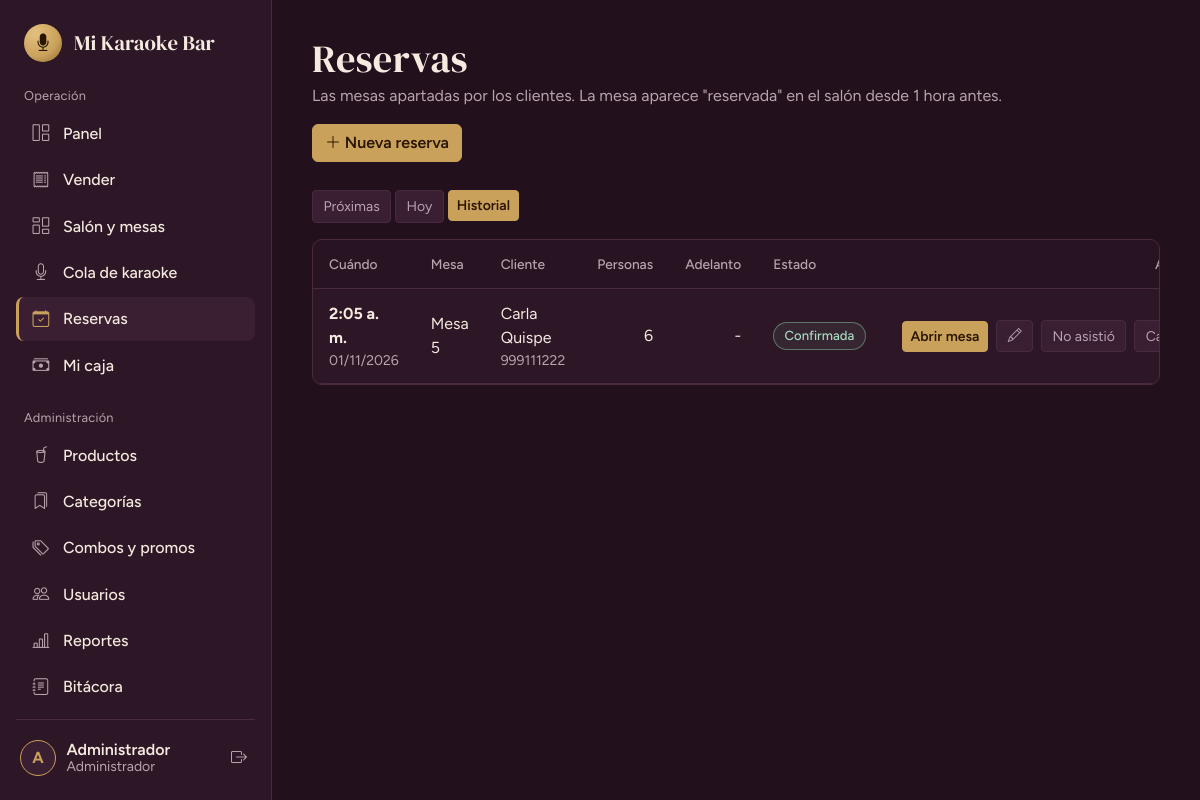
The page /reservas?ver=historial (signed in) on the database as committed earlier.
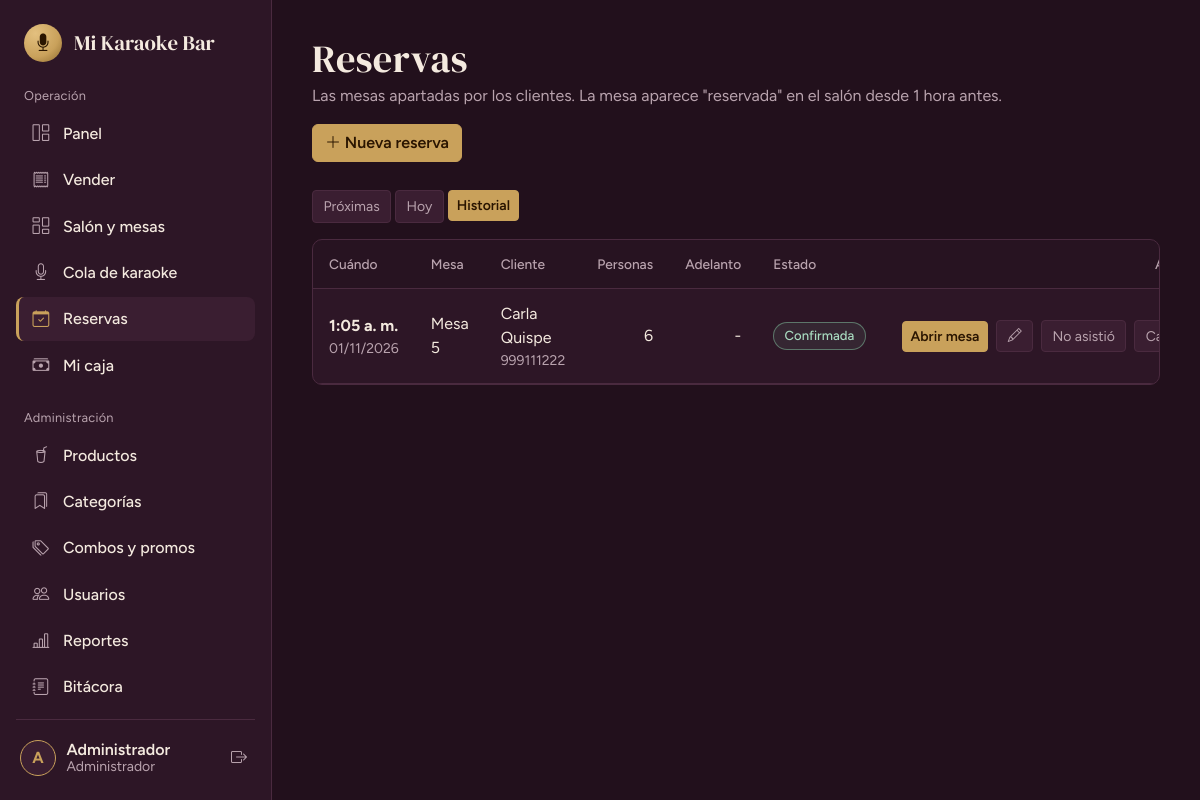
The same page on the database as committed later.
### tables this page shows
CREATE TABLE IF NOT EXISTS reservas (
  id            INT UNSIGNED PRIMARY KEY AUTO_INCREMENT,
  mesa_id       INT UNSIGNED NOT NULL,
  usuario_id    INT UNSIGNED NOT NULL,          
  cliente       VARCHAR(100) NOT NULL,
  telefono      VARCHAR(20) NULL,
  personas      TINYINT UNSIGNED NOT NULL DEFAULT 2,
  fecha_hora    DATETIME NOT NULL,
  adelanto      DECIMAL(10,2) NOT NULL DEFAULT 0,
  notas         VARCHAR(255) NULL,
  estado        ENUM('pendiente','confirmada','cumplida','cancelada','no_asistio') NOT NULL DEFAULT 'pendiente',
  created_at    TIMESTAMP NOT NULL DEFAULT CURRENT_TIMESTAMP,
  CONSTRAINT fk_res_mesa    FOREIGN KEY (mesa_id)    REFERENCES mesas(id),
  CONSTRAINT fk_res_usuario FOREIGN KEY (usuario_id) REFERENCES usuarios(id),
  INDEX idx_res_fecha (fecha_hora)
);

CREATE TABLE IF NOT EXISTS mesas (
  id         INT UNSIGNED PRIMARY KEY AUTO_INCREMENT,
  numero     VARCHAR(20) NOT NULL UNIQUE,
  capacidad  TINYINT UNSIGNED NOT NULL DEFAULT 4,
  estado     ENUM('libre','ocupada','reservada','inactiva') NOT NULL DEFAULT 'libre',
  qr_token   CHAR(32) NOT NULL UNIQUE           
);

### app/core/Controller.php (called while the page is built, shortened)
<?php
abstract class Controller
{
    protected function view(string $view, array $data = [], string $layout = 'main'): void
    {
        extract($data, EXTR_SKIP);
        require APP_PATH . "/views/$view.php";
    }
}

### app/controllers/ReservasController.php (called while the page is built, shortened)
<?php
class ReservasController extends Controller
{
    public function index(): void
    {
        $vista = in_array($_GET['ver'] ?? '', ['proximas', 'hoy', 'historial'], true) ? $_GET['ver'] : 'proximas';
        $this->view('reservas/index', ['title' => 'Reservas', 'vista' => $vista, 'reservas' => Reserva::listar($vista)]);
    }
}

### app/core/Router.php (called while the page is built, shortened)
<?php
class Router
{
    public function dispatch(): void
    {
        try {
            $url   = trim((string) ($_GET['url'] ?? ''), '/');
            $parts = $url === '' ? [] : explode('/', $url);
            $c = strtolower($parts[0]);
            $m = $parts[1] ?? ($c === 'auth' ? 'login' : 'index');
            $params = array_slice($parts, 2);
            $obj = new $class();
            $ref = new ReflectionMethod($obj, $m);
            $ref->invokeArgs($obj, $params);
        } catch (AppException $e) {
            (new ErrorController())->show500($e->getMessage());
        } catch (Throwable $e) {
            error_log((string) $e);
            (new ErrorController())->show500(APP_ENV === 'development' ? $e->getMessage() : null);
        }
    }
}

### public/index.php (called while the page is built, shortened)
<?php
require APP_PATH . '/core/helpers.php';
(new Router())->dispatch();

### app/core/Database.php (called while the page is built, shortened)
<?php
class Database
{
    private static ?PDO $pdo = null;
    public static function pdo(): PDO
    {
        if (self::$pdo === null) {
            try {
                $dsn = 'mysql:host=' . DB_HOST . ';dbname=' . DB_NAME . ';charset=utf8mb4';
                self::$pdo = new PDO($dsn, DB_USER, DB_PASS, [
                    PDO::ATTR_ERRMODE            => PDO::ERRMODE_EXCEPTION,
                    PDO::ATTR_DEFAULT_FETCH_MODE => PDO::FETCH_ASSOC,
                    PDO::ATTR_EMULATE_PREPARES   => false,
                ]);
                self::$pdo->exec("SET time_zone = '-05:00'");
            } catch (PDOException $e) {
                error_log('DB connect: ' . $e->getMessage());
                throw new AppException('No se pudo conectar a la base de datos. Revisa que MySQL esté encendido en XAMPP y que hayas importado karaoke_bar.sql.');
            }
        }
        return self::$pdo;
    }
    public static function all(string $sql, array $params = []): array
    {
        $st = self::pdo()->prepare($sql);
        $st->execute($params);
        return $st->fetchAll();
    }
}

### app/models/Reserva.php (called while the page is built, shortened)
<?php
class Reserva
{
    public static function listar(string $vista): array
    {
        $base = "SELECT r.*, m.numero AS mesa, m.capacidad, u.nombre AS registro
                   FROM reservas r JOIN mesas m ON m.id = r.mesa_id JOIN usuarios u ON u.id = r.usuario_id";
        if ($vista === 'historial') {
            return Database::all("$base WHERE NOT (r.estado IN ('pendiente','confirmada') AND r.fecha_hora >= NOW() - INTERVAL 2 HOUR) ORDER BY r.fecha_hora DESC LIMIT 100");
        }
        return Database::all("$base WHERE r.estado IN ('pendiente','confirmada') AND r.fecha_hora >= NOW() - INTERVAL 2 HOUR ORDER BY r.fecha_hora LIMIT 200");
    }
}

### app/core/helpers.php (called while the page is built, shortened)
<?php
function e(mixed $v): string { return htmlspecialchars((string) $v, ENT_QUOTES | ENT_SUBSTITUTE, 'UTF-8'); }
function url(string $path = ''): string { return BASE_URL . '/' . ltrim($path, '/'); }
function hora12(string $datetime): string
{
    return str_replace(['AM', 'PM'], ['a. m.', 'p. m.'], date('g:i A', strtotime($datetime)));
}

### app/views/reservas/index.php (the view, shortened to what the changed rows need)
<?php
$vistas = ['proximas' => 'Próximas', 'hoy' => 'Hoy', 'historial' => 'Historial'];
$badge  = ['pendiente' => ['brass', 'Pendiente'], 'confirmada' => ['ok', 'Confirmada'], 'cumplida' => ['plain', 'Cumplida'], 'cancelada' => ['danger', 'Cancelada'], 'no_asistio' => ['off', 'No asistió']];
?>
<header class="page-head page-head--actions">
  <div>
    <h1>Reservas</h1>
  </div>
</header>
  <?php foreach ($vistas as $k => $txt): ?>
    <li class="nav-item"><a class="btn btn-sm <?= $vista === $k ? 'btn-brass' : 'btn-outline-field' ?>" href="<?= url('reservas?ver=' . $k) ?>"><?= $txt ?></a></li>
  <?php endforeach; ?>
<section class="panel panel--flush">
  <div class="table-responsive">
    <table class="table table-app align-middle mb-0">
      <thead><tr><th>Cuándo</th><th>Mesa</th><th>Cliente</th><th class="text-end">Personas</th><th class="text-end">Adelanto</th><th>Estado</th><th class="text-end">Acciones</th></tr></thead>
      <tbody>
      <?php foreach ($reservas as $r):
          [$cls, $txt] = $badge[$r['estado']] ?? ['plain', $r['estado']];
          $activa = in_array($r['estado'], ['pendiente', 'confirmada'], true); ?>
        <tr class="<?= $activa ? '' : 'is-off' ?>">
          <td><strong><?= e(hora12($r['fecha_hora'])) ?></strong><small class="d-block text-secondary"><?= e(date('d/m/Y', strtotime($r['fecha_hora']))) ?></small></td>
          <td>Mesa <?= e($r['mesa']) ?></td>
          <td><?= e($r['cliente']) ?><small class="d-block text-secondary"><?= e($r['telefono'] ?: 'Sin teléfono') ?><?= $r['notas'] ? ', ' . e($r['notas']) : '' ?></small></td>
          <td class="text-end"><?= (int) $r['personas'] ?></td>
          <td class="text-end"><?= (float) $r['adelanto'] > 0 ? e(money($r['adelanto'])) : '-' ?></td>
          <td><span class="badge-soft badge-soft--<?= $cls ?>"><?= e($txt) ?></span></td>
          <td class="text-end actions">
            <?php if ($activa): ?>
              <a class="btn btn-sm btn-brass" href="<?= url('mesas/abrir/' . (int) $r['mesa_id'] . '?reserva=' . (int) $r['id']) ?>">Abrir mesa</a>
              <a class="btn btn-sm btn-outline-field" href="<?= url('reservas/editar/' . (int) $r['id']) ?>" title="Editar"><i class="bi bi-pencil"></i></a>
              <form method="post" action="<?= url('reservas/estado/' . (int) $r['id']) ?>" class="d-inline" data-confirm="¿Marcar que no asistió?" data-confirm-text="La mesa se libera para otros clientes." data-confirm-button="Sí, no asistió">
                <?= csrf_field() ?><input type="hidden" name="nuevo" value="no_asistio"><button class="btn btn-sm btn-outline-field" type="submit">No asistió</button></form>
              <form method="post" action="<?= url('reservas/estado/' . (int) $r['id']) ?>" class="d-inline" data-confirm="¿Cancelar la reserva de <?= e($r['cliente']) ?>?" data-confirm-button="Sí, cancelar">
                <?= csrf_field() ?><input type="hidden" name="nuevo" value="cancelada"><button class="btn btn-sm btn-outline-field" type="submit">Cancelar</button></form>
            <?php endif; ?>
          </td>
        </tr>
      <?php endforeach; ?>
      </tbody>
    </table>
  </div>
</section>

Rows that differ between the two databases and show on the page:
changed reservas "Carla Quispe": fecha_hora "2:05 a. m." → "1:05 a. m."
